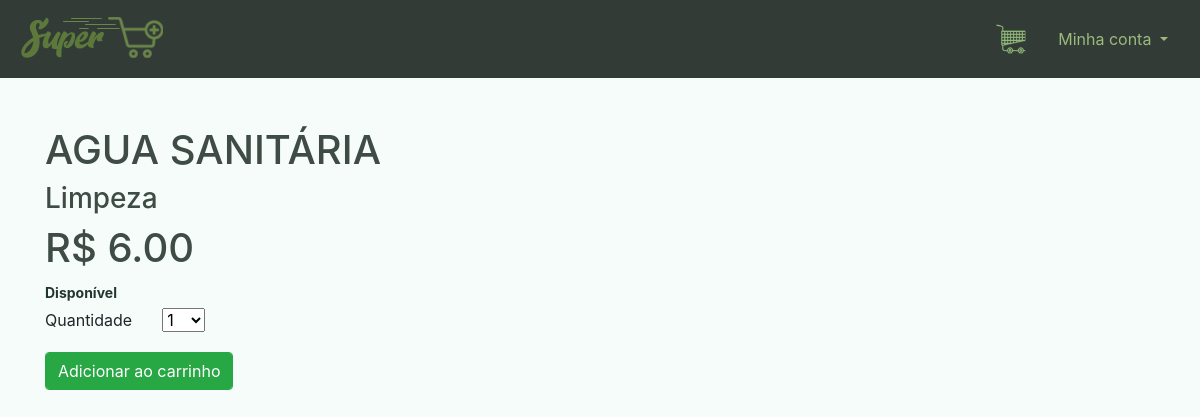
Page /produto_detalhe/21 on the earlier database version.
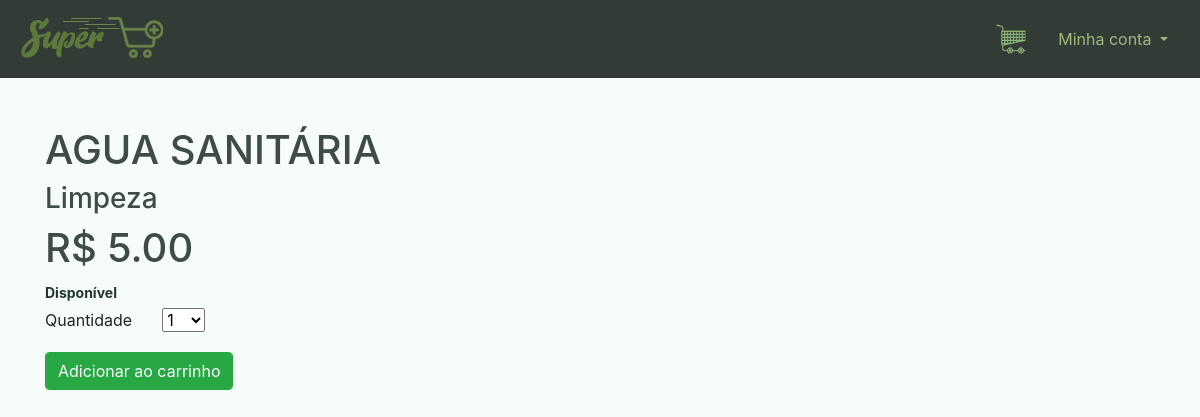
Same page on the later database version.
### dashboard/models.py (models this page shows, shortened)
class Produto(models.Model):
    categoria = models.ForeignKey(Categoria, on_delete=models.CASCADE, verbose_name='Categoria')
    nome = models.CharField(max_length=150, unique=True, blank=False, null=False, verbose_name='Produto')
    quantidade = models.IntegerField(blank=False, null=False, verbose_name='Quantidade')
    valor_pago = models.DecimalField(max_digits=6, decimal_places=2, blank=False, null=False,verbose_name='Valor Pago')
    preco_medio = models.DecimalField(default=0.00, max_digits=5, decimal_places=2, blank=False, null=False,verbose_name='Preço de Venda',editable=False)
    data_criada = models.DateTimeField(auto_now_add=True, verbose_name='Criado')
    data_modificacao = models.DateTimeField(auto_now=True,verbose_name='Modificado')
    status = models.BooleanField(default=True, auto_created=True)

class Categoria(models.Model):
    nome = models.CharField(max_length=50, blank=True, null=True, unique=True, verbose_name='Categoria')
    def __str__(self):
        return self.nome

### supermercado/views.py (the view)
# urls.py: path('produto_detalhe/<int:id>', super_produto_detalhe, name='super_produto_detalhe'),
def super_produto_detalhe(request,id):
    contexto = {}
    produto = get_object_or_404(Produto,id=id)
    carrinho_produto_form = CarrinhoProdutoForm()
    contexto['produto'] = produto
    contexto['carrinho_form']= carrinho_produto_form
    return render(request,'supermercado/super_produto_detalhe.html', contexto)

### carrinho/forms.py
class CarrinhoProdutoForm(forms.Form):
    quantidade = forms.TypedChoiceField(label='Quantidade',choices=PRODUTO_QUANTIDADE,coerce= int)#ecolha da quantidade de produto
    sobrepor_qntd = forms.BooleanField(required=False, initial=False, widget=forms.HiddenInput)
    widgets={
        'quantidade': forms.NumberInput(attrs={'class':'form-control','min':'1','max':'50'}),
    }

### supermercado/templates/supermercado/super_produto_detalhe.html (shortened to what this page needs)
{% extends 'base.html' %}
{% block navbar %}
{% include 'parciais/_super_header.html' %}
{% endblock %}
{% block main %}
<div class="container mt-4">
    <div class="row">
        <div class="col-12">
            <div class="row">
                <div class="col-12 mt-4">
                    <h1 class="title-h2">{{produto.nome}}</h1>
                </div>
                <div class="col-12"><h3 class="title-h2">{{produto.categoria}}</h3></div>
                <div class="col-12 text-p"><h1>R$ {{produto.preco_medio}}</h1></div>
                <div class="col-12"><span class="small"><strong>{% if produto.status == True%}Disponível{%else%}Indisponível{%endif%}</strong></span></div>
                <div class="col">
                    {% if produto.status == False%}
                    <div class="row">
                        <form action="{% url 'carrinho_add' produto.id %}" method="POST">
                            {% csrf_token %}
                            <div class="col-6 mt-1">
                                <div class="row">
                                    <div class="col text-p">Quantidade</div>
                                    <div class="col">{{ carrinho_form.quantidade }}</div>
                                </div>
                            </div>
                            <div class="col-6 mt-1">
                                <input type="submit" class="form-control btn btn-success" hidden
                                    value="Adicionar ao carrinho">
                            </div>
                        </form>
                    </div>
                    {%else%}
                    <div class="row">
                        <form action="{% url 'carrinho_add' produto.id %}" method="POST">
                            <div class="col mt-1">
                                <div class="row ">
                                    <div class="col">Quantidade</div>
                                    <div class="col form-group">{{ carrinho_form.quantidade }}</div>
                                </div>
                            </div>
                            <div class="col mt-1">
                                <input type="submit" class="form-control btn btn-success" value="Adicionar ao carrinho">
                            </div>
                        </form>
                    </div>
                    {%endif%}
                </div>
            </div>
        </div>
    </div>
</div>
{% endblock %}

Differences in the rows shown:
changed Produto "AGUA SANITÁRIA": preco_medio "6.00" → "5.00"
